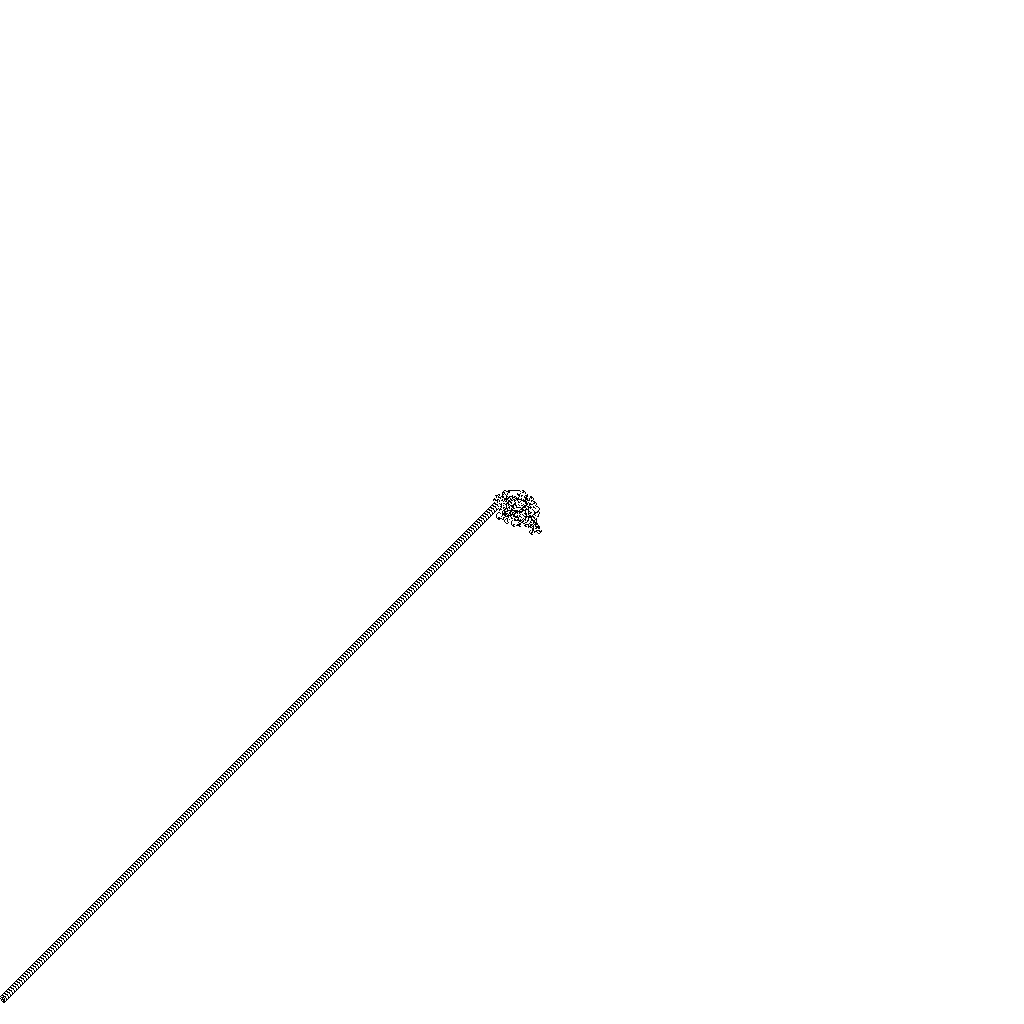

Python code for this plot:
from PIL import Image


width, height = 1024, 1024
image = Image.new('1', (width, height), 1)
x, y = 512, 512
direction = 0
black_count = 0

while 0 <= x < width and 0 <= y < height:
    pixel_value = image.getpixel((x, y))
    direction_change = 1 if pixel_value == 1 else -1
    image.putpixel((x, y), 1 - pixel_value)
    direction = (direction + direction_change) % 4
    if direction == 0:
        y -= 1
    elif direction == 1:
        x += 1
    elif direction == 2:
        y += 1
    elif direction == 3:
        x -= 1
    black_count += direction_change

image.save('ant_path.png', 'PNG')
print(f'Количество черных клеток: {black_count}')
